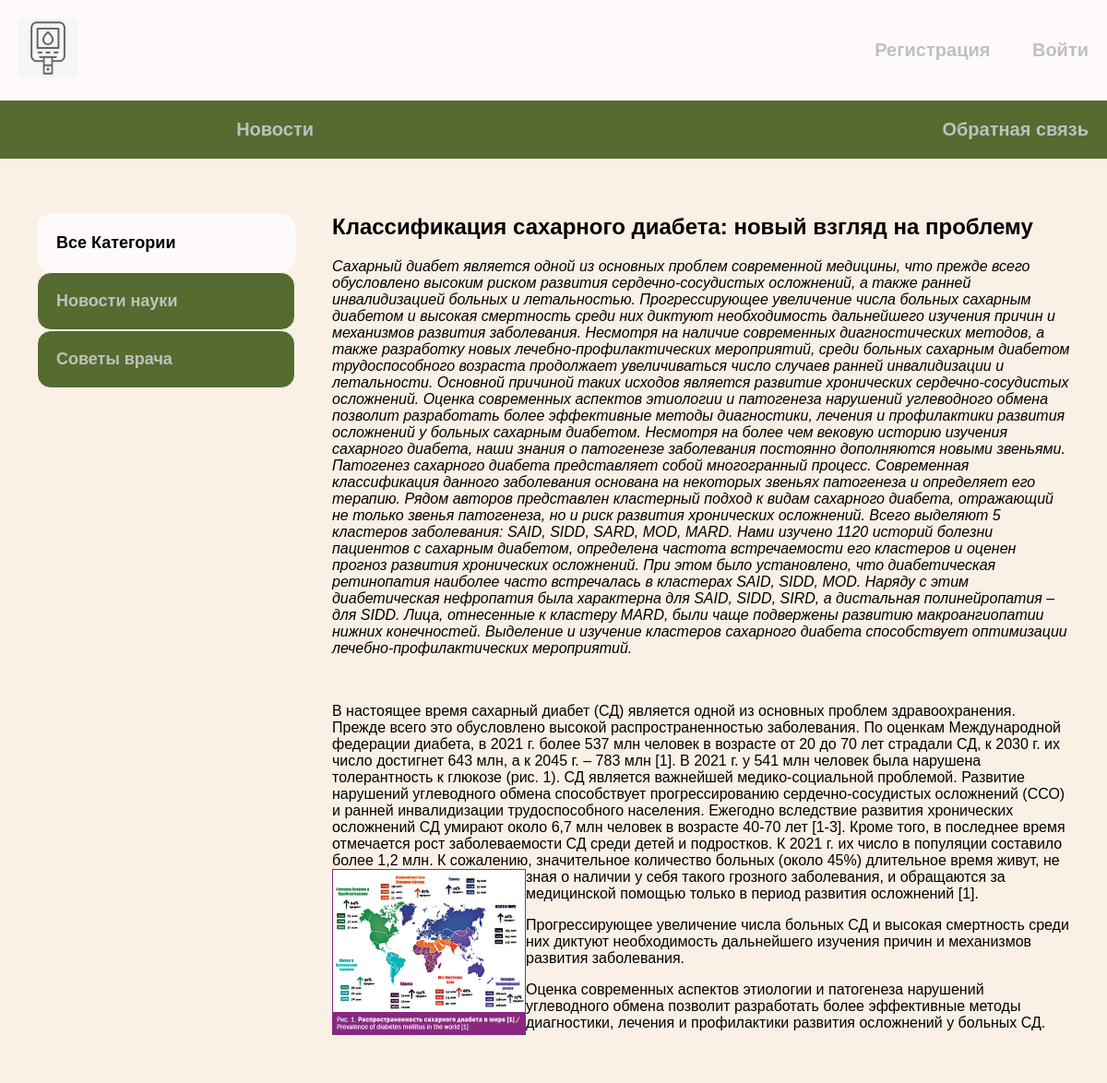
The page /post/klassifikaciya-saharnogo-diabeta-novyj-vzglyad-na-problemu/ on the database its author committed.
### news/models.py (models this page shows, shortened)
class Category(models.Model):
    name = models.CharField(max_length=150, db_index=True, verbose_name='Категории')
    slug = models.SlugField(max_length=150, unique=True, db_index=True)
    def get_absolute_url(self):
        return reverse('category', kwargs={'cat_slug': self.slug})
    class Meta:
        verbose_name = "Категория"
        verbose_name_plural = 'Категории'

class News(models.Model):
    title = models.CharField(max_length=255, verbose_name='Заголовок')
    slug = models.SlugField(max_length=255, unique=True, db_index=True, verbose_name='Транслит заголовка')
    cat = models.ForeignKey('Category', on_delete=models.PROTECT, verbose_name='Категория')
    content = models.TextField(blank=True, verbose_name="Текст новости")
    photo = models.ImageField(upload_to='photos/%Y/%m/%d', blank=True, verbose_name='Картинка')
    time_created = models.DateTimeField(auto_now_add=True, verbose_name='Дата создания')
    time_published = models.DateTimeField(auto_now=True, verbose_name='Дата публикации')
    is_published = models.BooleanField(default=False, verbose_name='Опубликовано')
    author = models.CharField(max_length=150, default='Anonim', verbose_name='Автор')
    class Meta:
        verbose_name = "Статья"
        verbose_name_plural = 'Статьи'
        ordering = ['-time_created']

### news/views.py (the view)
# urls.py: path('post/<slug:post_slug>/', ShowPost.as_view(), name='post'),
class ShowPost(DataMixin, DetailView):
    model = News
    template_name = 'news/post.html'
    context_object_name = 'post'
    slug_url_kwarg = 'post_slug'
    def get_context_data(self, *, object_list=None, **kwargs):
        context = super().get_context_data(**kwargs)
        c_def = self.get_user_context(title='post')
        return dict(list(context.items()) + list(c_def.items()))

### news/utils.py (called while the page is built)
    def get_user_context(self, **kwargs):
        context = kwargs
        cats = Category.objects.annotate(Count('news'))
        user_menu = menu.copy()
        if not self.request.user.is_authenticated:
            user_menu.pop(4)
            user_menu.pop(3)
            user_menu.pop(1)
        context['menu'] = user_menu
        context['cats'] = cats
        if 'cat_selected' not in context:
            context['cat_selected'] = 0
        return context

### news/templates/news/post.html (shortened to what this page needs)
{% extends 'news/base.html' %}
{% block content %}
<div class="post">
    <h2>{{ post.title }}</h2>
    {{ post.content|safe  }}
        </div>
{% endblock %}

### news/templates/news/base.html (shortened to what this page needs)
{% load static %}
{% load news_tags %}
<!DOCTYPE html>
<html lang="en">
<head>
    <link rel="stylesheet" href="{% static 'css/style.css' %}">
</head>
<body>
<div class="header">
    <div class="wrap">
        <ul class="mainheader">
             <li class="logo"><a href="{% url 'index' %}">
                 <img class="imglogo" src="{% static 'news/gluk.png' %}" alt="" width="64" height="64" >
             </a></li>
            {% if request.user.is_authenticated %}
            <li class="last"><a href="">{{ user.username }}</a> <a href="{% url 'logout' %}">Выйти</a></li>
            {% else %}
            <li class="last"><a href="{% url 'register' %}">Регистрация</a>  <a href='{% url "login" %}'>Войти</a></li>
            {% endif %}
        </ul>
        <ul class="mainmenu">
            {% for m in menu %}
            <li class="last">
                <a href="{% url m.url_name %}">{{m.title}}</a>
            </li>
            {% endfor %}
        </ul>
    </div>
</div>
<div class="content">
    <div class="wrap">
        {% if cat_selected != 'dia' %}
        <div class="sidebar">
            <ul>
                {% if cat_selected == 0 %}
                <li class="selected">Все Категории</li>
                {% else %}
                <li><a href="{% url 'index' %}">Все категории</a></li>
                {% endif %}
                {% for c in cats %}
                {% if c.news__count > 0 %}
                {% if c.pk == cat_selected %}
                <li class="selected">{{c.name}}</li>
                {% else %}
                <li><a href="{{ c.get_absolute_url }}">{{c.name}}</a></li>
                {% endif %}
                {% endif %}
                {% endfor %}
            </ul>
        </div>
        {% endif %}
        <div class="main">
            {% block content %}
            {% endblock %}
        </div>
    </div>
</div>
</body>
</html>

### news/static/css/style.css (style rules this page uses)
body { padding: 0; margin: 0; background: #FFFAFA; font-family: Verdana, Geneva, Tahoma, sans-serif; }
.wrap { max-width: 1200px; margin: 0 auto; }
.imglogo { opacity:0.6; }
.content .wrap { box-shadow: 0.4em 0.4em 5px rgba(122,122,122,0.5); background: #FAF0E6; padding: 40px; box-sizing: border-box; display:flex; }
ul { list-style: none; margin: 0; padding: 0; }
a { color: #C0C0C0; text-decoration: none; padding: 20px; display: block; }
.mainheader { display: flex; align-items: center; font-size: 20px; font-weight: bold; justify-content: space-between; }
.mainmenu { box-shadow: 0.4em 0.4em 5px rgba(122,122,122,0.5); display: flex; align-items: center; font-size: 20px; font-weight: bold; justify-content: space-between; padding-top: 20px; padding-bottom: 20px; }
.header { background: #FFFAFA; }
.wrap .mainmenu { background :#556B2F; }
.logo { flex-basis: 40%; }
.last { color:#A9A9A9; flex-basis: 30%; text-align: right; }
.sidebar ul { width:280px; margin-right:40px; margin-top:20px; }
.sidebar a { padding:20px; display:block; border:1px solid #FFFAF0; background:#556B2F; font-weight:bold; font-size:18px; border-radius: 15px; }
.sidebar .selected { font-size:18px; padding:20px; border: 1px solid #FFF; background: #FFFAFA; border-radius: 15px; font-weight:bold; color: black; }
.last a { display:inline; }

### rows shown on the page
Category: name "Новости науки"
Category: name "Советы врача"
News: title "Классификация сахарного диабета: новый взгляд на проблему", content "Сахарный диабет является одной из основных проблем современной медицины, что прежде всего обусловлено высоким риском развития сердечно-сосудистых осложнений, а также ранней инвалидизацией больных и летальностью. Прогрессирующее увеличение числа больных сахарным диабетом и высокая смертность среди них диктуют необходимость дальнейшего изучения причин и механизмов развития заболевания. Несмотря на наличие современных диагностических методов, а также разработку новых лечебно-профилактических мероприятий, среди больных сахарным диабетом трудоспособного возраста продолжает увеличиваться число случаев ранней инвалидизации и летальности. Основной причиной таких исходов является развитие…", content (picture)

### other values the page prints
{{ m.title }} "Новости" "Обратная связь"
